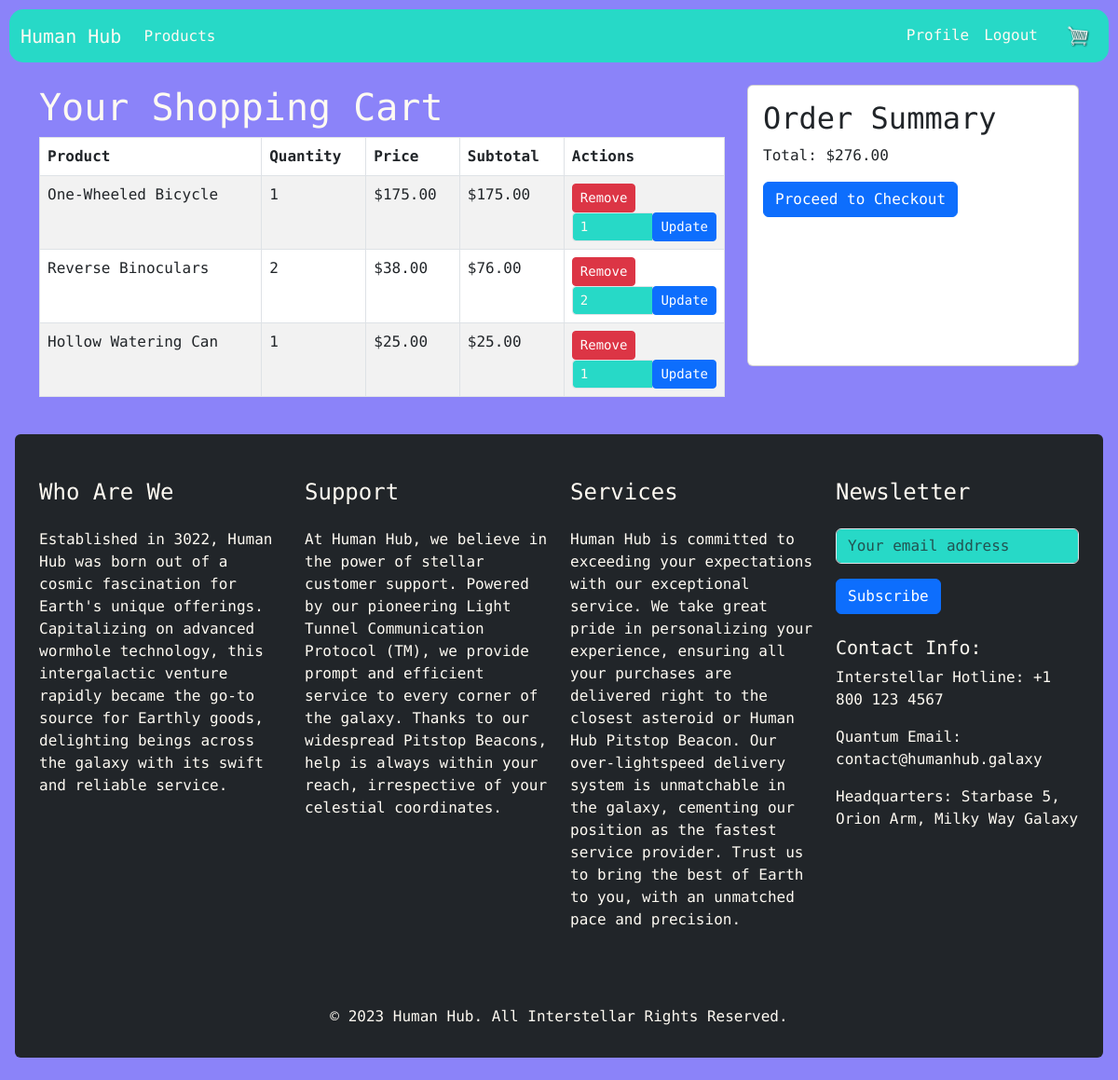
The app's page /cart/ (signed in) with its own data.
### store/models.py (models this page shows, shortened)
class CartItem(models.Model):
    product = models.ForeignKey(Product, on_delete=models.CASCADE)
    cart = models.ForeignKey(Cart, on_delete=models.CASCADE)
    quantity = models.PositiveIntegerField()
    def get_total(self):
        return self.product.price * self.quantity

class Product(models.Model):
    name = models.CharField(max_length=200)
    description = models.TextField()
    price = models.DecimalField(max_digits=7, decimal_places=2)
    image = models.ImageField(null=True, blank=True)
    category = models.ForeignKey('Category', on_delete=models.SET_NULL, null=True)

### store/views.py (the view)
# urls.py: path('cart/', view_cart, name='view_cart'),
@login_required
def view_cart(request):
    cart, created = Cart.objects.get_or_create(user=request.user)
    total = sum([item.get_total() for item in cart.cartitem_set.all()])
    return render(request, 'store/cart.html', {'cart': cart, 'total': total})

### store/templatetags/store_extras.py (called while the page is built)
@register.filter
def multiply(value, arg):
    return value * arg

### store/templates/store/cart.html (shortened to what this page needs)
{% extends "store/base_generic.html" %}
{% load store_extras %}
{% block content %}
<div class="container">
    <div class="row mt-4">
        <div class="col-md-8">
            <h1>Your Shopping Cart</h1>
            <div class="table-responsive">
                <table class="table table-bordered table-striped">
                    <thead>
                        <tr>
                            <th>Product</th>
                            <th>Quantity</th>
                            <th>Price</th>
                            <th>Subtotal</th>
                            <th>Actions</th>
                        </tr>
                    </thead>
                    <tbody>
                        {% for cart_item in cart.cartitem_set.all %}
                            <tr>
                                <td>{{ cart_item.product.name }}</td>
                                <td>{{ cart_item.quantity }}</td>
                                <td>${{ cart_item.product.price }}</td>
                                <td>${{ cart_item.product.price|multiply:cart_item.quantity }}</td>
                                <td>
                                    <form method="post" action="{% url 'remove_from_cart' %}" class="d-inline">
                                        <button type="submit" class="btn btn-danger btn-sm">Remove</button>
                                    </form>
                                    <form method="post" action="{% url 'update_cart_item' %}" class="d-inline ml-2">
                                        <div class="input-group">
                                            <input type="number" id="quantity" name="quantity" min="1" max="99" value="{{ cart_item.quantity }}" class="form-control form-control-sm">
                                            <div class="input-group-append">
                                                <button type="submit" class="btn btn-primary btn-sm">Update</button>
                                            </div>
                                        </div>
                                    </form>
                                </td>
                            </tr>
                        {% empty %}
                            <tr>
                                <td colspan="5">No items in your cart. <a href="{% url 'product_list' %}">Continue shopping.</a></td>
                            </tr>
                        {% endfor %}
                    </tbody>
                </table>
            </div>
        </div>
        <div class="col-md-4">
            <div class="card">
                <div class="card-body">
                    <h2>Order Summary</h2>
                    <p>Total: ${{ total }}</p>
                    <a href="{% url 'checkout' %}" class="btn btn-primary btn-block">Proceed to Checkout</a>
                </div>
            </div>
        </div>
    </div>
</div>
{% endblock %}

### store/static/store/styles.css (style rules this page uses)
:root { --turquoise: #27d9c7ff; --tropical-indigo: #8b83f9ff; --floral-white: #fefaf2ff; --violet-web-color: #e08affff; }
body { background-color: var(--tropical-indigo); color: var(--floral-white); font-family: 'Monomaniac One', monospace; }
a { color: var(--violet-web-color); }
button, .form-control { background-color: var(--turquoise); color: var(--floral-white); }
.card-body { height: 300px; overflow: hidden; }

### records on screen
CartItem: product.name "One-Wheeled Bicycle", quantity "1", product.price "175.00", product.price|multiply "175.00"
CartItem: product.name "Reverse Binoculars", quantity "2", product.price "38.00", product.price|multiply "76.00"
CartItem: product.name "Hollow Watering Can", quantity "1", product.price "25.00", product.price|multiply "25.00"

### other values on screen
{{ total }} "276.00"
